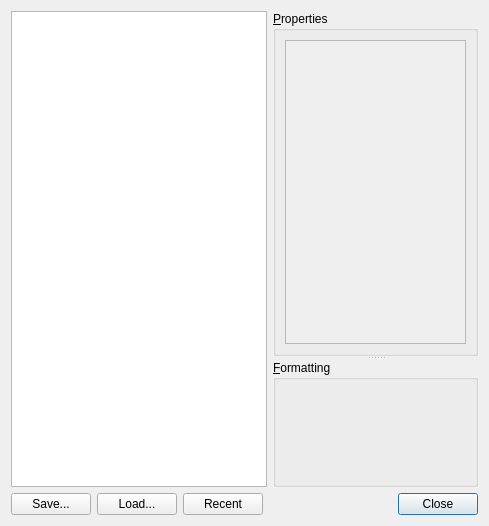
<?xml version="1.0" encoding="UTF-8"?>
<ui version="4.0">
 <class>StylesheetDialog</class>
 <widget class="QDialog" name="StylesheetDialog">
  <property name="geometry">
   <rect>
    <x>0</x>
    <y>0</y>
    <width>489</width>
    <height>526</height>
   </rect>
  </property>
  <property name="windowTitle">
   <string>Default styles - Veusz</string>
  </property>
  <layout class="QVBoxLayout" name="verticalLayout_2">
   <item>
    <layout class="QHBoxLayout" name="horizontalLayout">
     <item>
      <widget class="QListWidget" name="stylesListWidget">
       <property name="sizePolicy">
        <sizepolicy hsizetype="Minimum" vsizetype="Expanding">
         <horstretch>1</horstretch>
         <verstretch>0</verstretch>
        </sizepolicy>
       </property>
      </widget>
     </item>
     <item>
      <widget class="QSplitter" name="vsplitter">
       <property name="sizePolicy">
        <sizepolicy hsizetype="Expanding" vsizetype="Expanding">
         <horstretch>2</horstretch>
         <verstretch>0</verstretch>
        </sizepolicy>
       </property>
       <property name="orientation">
        <enum>Qt::Vertical</enum>
       </property>
       <widget class="QGroupBox" name="propertiesGroup">
        <property name="sizePolicy">
         <sizepolicy hsizetype="Expanding" vsizetype="Preferred">
          <horstretch>0</horstretch>
          <verstretch>0</verstretch>
         </sizepolicy>
        </property>
        <property name="title">
         <string>&amp;Properties</string>
        </property>
        <layout class="QVBoxLayout" name="verticalLayout">
         <item>
          <widget class="QScrollArea" name="propertiesScrollArea">
           <property name="widgetResizable">
            <bool>true</bool>
           </property>
           <widget class="QWidget" name="scrollAreaWidgetContents">
            <property name="geometry">
             <rect>
              <x>0</x>
              <y>0</y>
              <width>195</width>
              <height>301</height>
             </rect>
            </property>
           </widget>
          </widget>
         </item>
        </layout>
       </widget>
       <widget class="QGroupBox" name="formattingGroup">
        <property name="sizePolicy">
         <sizepolicy hsizetype="Expanding" vsizetype="Expanding">
          <horstretch>0</horstretch>
          <verstretch>0</verstretch>
         </sizepolicy>
        </property>
        <property name="title">
         <string>&amp;Formatting</string>
        </property>
        <layout class="QVBoxLayout" name="verticalLayout_3"/>
       </widget>
      </widget>
     </item>
    </layout>
   </item>
   <item>
    <layout class="QHBoxLayout" name="horizontalLayout_2">
     <item>
      <widget class="QPushButton" name="saveButton">
       <property name="toolTip">
        <string>Save definitions to a vsz script file</string>
       </property>
       <property name="text">
        <string>Save...</string>
       </property>
       <property name="autoDefault">
        <bool>false</bool>
       </property>
      </widget>
     </item>
     <item>
      <widget class="QPushButton" name="loadButton">
       <property name="toolTip">
        <string>Load definitions from a vsz script file</string>
       </property>
       <property name="text">
        <string>Load...</string>
       </property>
       <property name="autoDefault">
        <bool>false</bool>
       </property>
      </widget>
     </item>
     <item>
      <widget class="RecentFilesButton" name="recentButton">
       <property name="text">
        <string>Recent</string>
       </property>
       <property name="autoDefault">
        <bool>false</bool>
       </property>
      </widget>
     </item>
     <item>
      <spacer name="horizontalSpacer">
       <property name="orientation">
        <enum>Qt::Horizontal</enum>
       </property>
       <property name="sizeHint" stdset="0">
        <size>
         <width>40</width>
         <height>20</height>
        </size>
       </property>
      </spacer>
     </item>
     <item>
      <widget class="QDialogButtonBox" name="buttonBox">
       <property name="orientation">
        <enum>Qt::Horizontal</enum>
       </property>
       <property name="standardButtons">
        <set>QDialogButtonBox::Close</set>
       </property>
      </widget>
     </item>
    </layout>
   </item>
  </layout>
 </widget>
 <customwidgets>
  <customwidget>
   <class>RecentFilesButton</class>
   <extends>QPushButton</extends>
   <header>recentfilesbutton.h</header>
  </customwidget>
 </customwidgets>
 <resources/>
 <connections>
  <connection>
   <sender>buttonBox</sender>
   <signal>accepted()</signal>
   <receiver>StylesheetDialog</receiver>
   <slot>accept()</slot>
   <hints>
    <hint type="sourcelabel">
     <x>248</x>
     <y>254</y>
    </hint>
    <hint type="destinationlabel">
     <x>157</x>
     <y>274</y>
    </hint>
   </hints>
  </connection>
  <connection>
   <sender>buttonBox</sender>
   <signal>rejected()</signal>
   <receiver>StylesheetDialog</receiver>
   <slot>reject()</slot>
   <hints>
    <hint type="sourcelabel">
     <x>316</x>
     <y>260</y>
    </hint>
    <hint type="destinationlabel">
     <x>286</x>
     <y>274</y>
    </hint>
   </hints>
  </connection>
 </connections>
</ui>
